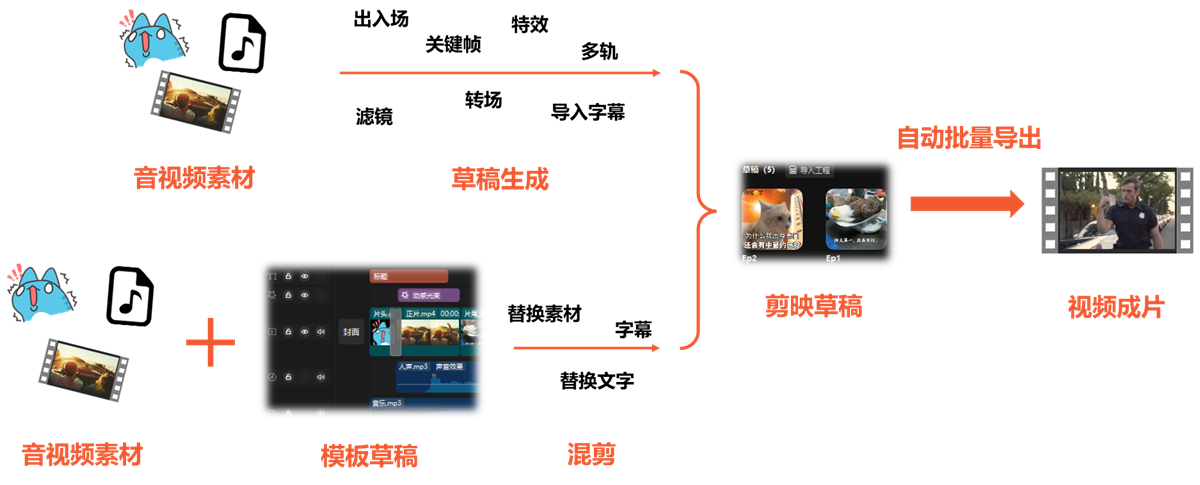
#> input picture assets/使用思路.jpg, 1200 x 485 px
$ python -i color_match.py   (imports and definitions only)
#> lines starting #> are read from the running program, lines starting #| are printed output that depends on the picture
### scripts/utils/__init__.py
"""skill 内部工具包。导入时让控制台输出不因编码崩溃。"""
import sys


def _safe_console():
    """
    Windows 控制台常是 cp1252 / GBK, print 里的 ✅ ⛔ 等字符会抛 UnicodeEncodeError, 让整个调用失败。
    这里把 stdout / stderr 改成「编码不了的字符用 ? 代替」, 不改变原来的编码。
    """
    for stream in (sys.stdout, sys.stderr):
        enc = (getattr(stream, "encoding", "") or "").lower().replace("-", "")
        if enc and enc != "utf8" and hasattr(stream, "reconfigure"):
            try:
                stream.reconfigure(errors="replace")
            except (ValueError, OSError):
                pass
#> in load_image, bgr is the input picture: shape (485, 1200, 3); mean B, G, R 226.4, 227.6, 231.2


_safe_console()

### scripts/color_match.py
"""
统一调色 (T13): 按参考帧 / 参考镜头, 把若干镜头匹配到同一色调。

    python color_match.py suggest --ref ref.jpg --shots a.mp4 b.mp4@3.5-8 c.png -o color_match.json
    python color_match.py suggest --analysis analysis.json --ref-shot 0 --lut-dir luts/ --json
    python color_match.py suggest --ref auto --shots a.mp4 b.mp4 c.mp4 --preview-dir preview/
    python color_match.py stats clip.mp4@0-3 --json

做法:
  1. 每个镜头抽几帧 (默认 5 帧, 缩到最长边 320), 统计 Lab 均值 / 标准差、亮度分位数 (p5 / p50 / p95)、
     色度 (饱和度)、灰世界白平衡 (R/G、B/G)。
  2. 用一个近似的「剪映调节」模型 (simulate_adjust) 把面板参数 色温 / 色调 / 饱和度 / 亮度 / 对比度 /
     高光 / 阴影 映射为 Lab 上的变化, 迭代拟合出让镜头统计量接近参考的面板数值 (-50~50, 与 set_adjust 一致)。
  3. 可选生成每段的 .cube LUT (Lab 均值 / 方差迁移, Reinhard 法), 配合 set_lut 使用 (比面板参数更精确)。

镜头写法: 图片路径 / 视频路径 / 视频路径@开始-结束 (秒)。--analysis 读 analyze_footage.py 的 analysis.json,
按 scenes (镜头切换时间点) 把主视频切成若干镜头。--ref auto: 选统计量最接近全体中位数的镜头做参考。

注意: 剪映的调节算法没有公开, simulate_adjust 是按面板方向和大致幅度做的近似模型 (见 MODEL_GAINS),
建议参数方向可靠, 幅度需在剪映里预览微调; 要求精确匹配时用 LUT 模式。
"""

import argparse
import json
import math
import os
import re
import sys
from typing import Dict, List, Optional, Sequence, Tuple

import numpy as np

sys.path.insert(0, os.path.dirname(os.path.abspath(__file__)))

from utils.cli_protocol import emit_result, make_result  # noqa: E402

IMAGE_EXTS = {".jpg", ".jpeg", ".png", ".webp", ".bmp", ".tif", ".tiff"}
MODEL_NAME = "jy_adjust_approx_v1"

# 近似模型: 面板数值每 1 格对应的 Lab 变化 (L 0~100, a/b 约 -128~127)
MODEL_GAINS = {
    "temperature": 0.45,  # 色温 +1 -> b (黄) +0.45; 正值偏暖, 负值偏冷 (蓝)
    "tone": 0.35,  # 色调 +1 -> a (洋红) +0.35; 正值偏洋红/紫, 负值偏绿
    "brightness": 0.4,  # 亮度 +1 -> L +0.4 (中间调最强, 两端递减)
    "contrast": 0.01,  # 对比度 +1 -> 以 L=50 为轴拉伸 1%
    "saturation": 0.02,  # 饱和度 +1 -> 色度 (a, b) 放大 2%; -50 为黑白
    "highlight": 0.3,  # 高光 +1 -> 亮部 L +0.3 (按亮度权重)
    "shadow": 0.3,  # 阴影 +1 -> 暗部 L +0.3 (按暗度权重)
}
# 面板名 <-> 英文 type (与 core/adjust_ops.ADJUST_ITEMS 一致)
PANEL_NAMES = {
    "temperature": "色温",
    "tone": "色调",
    "saturation": "饱和度",
    "brightness": "亮度",
    "contrast": "对比度",
    "highlight": "高光",
    "shadow": "阴影",
}
PARAM_KEYS = tuple(PANEL_NAMES)
PANEL_RANGE = (-50.0, 50.0)


# ------------------------------------------------------------------ 读帧
def _cv2():
    import cv2

    return cv2


def _resize_max(img: np.ndarray, max_side: int) -> np.ndarray:
#> called with max_side = 320
    h, w = img.shape[:2]
#> h = 485; w = 1200
    s = max(h, w)
#> s = 1200
    if max_side and s > max_side:
        k = max_side / s
#> k = 0.267
        img = _cv2().resize(img, (max(1, int(w * k)), max(1, int(h * k))), interpolation=3)
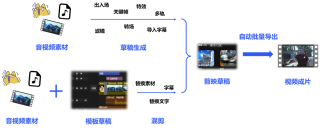
#> img: shape (129, 320, 3); mean of channels 0, 1, 2 231.2, 227.6, 226.4; drawn as B, G, R
    return img


def load_image(path: str, max_side: int = 320) -> np.ndarray:
    """读图片 -> RGB float32 (0~1)。用 imdecode 兼容中文路径。"""
    cv2 = _cv2()
    data = np.fromfile(path, dtype=np.uint8)
    bgr = cv2.imdecode(data, cv2.IMREAD_COLOR) if data.size else None
    if bgr is None:
        raise ValueError(f"读不到图片: {path}")
    return _resize_max(cv2.cvtColor(bgr, cv2.COLOR_BGR2RGB), max_side).astype(np.float32) / 255.0


def sample_frames(
    path: str,
    start: Optional[float] = None,
    end: Optional[float] = None,
    samples: int = 5,
    max_side: int = 320,
) -> List[np.ndarray]:
    """
    从图片或视频的 [start, end] (秒) 均匀抽 samples 帧, 返回 RGB float32 (0~1) 列表。
    图片直接返回 1 帧。避开首尾 10% (转场 / 黑场)。
    """
    if not os.path.isfile(path):
        raise FileNotFoundError(f"找不到素材: {path}")
    if os.path.splitext(path)[1].lower() in IMAGE_EXTS:
        return [load_image(path, max_side)]
    cv2 = _cv2()
    cap = cv2.VideoCapture(path)
    if not cap.isOpened():
        raise ValueError(f"打不开视频: {path}")
    try:
        fps = cap.get(cv2.CAP_PROP_FPS) or 25.0
        n = cap.get(cv2.CAP_PROP_FRAME_COUNT) or 0
        dur = n / fps if n > 0 else 0.0
        s = max(0.0, float(start or 0.0))
        e = float(end) if end is not None else (dur or s + 1.0)
        if dur:
            e = min(e, dur)
        if e <= s:
            e = s + 1.0 / fps
        span = e - s
        k = max(1, int(samples))
        times = [s + span * (0.1 + 0.8 * (i + 0.5) / k) for i in range(k)]
        frames = []
        for t in times:
            cap.set(cv2.CAP_PROP_POS_MSEC, t * 1000.0)
            ok, bgr = cap.read()
            if ok and bgr is not None:
                rgb = cv2.cvtColor(bgr, cv2.COLOR_BGR2RGB)
                frames.append(_resize_max(rgb, max_side).astype(np.float32) / 255.0)
        if not frames:  # 有的编码 seek 失败, 退回顺序读第一帧
            cap.set(cv2.CAP_PROP_POS_FRAMES, 0)
            ok, bgr = cap.read()
            if ok and bgr is not None:
                rgb = cv2.cvtColor(bgr, cv2.COLOR_BGR2RGB)
                frames.append(_resize_max(rgb, max_side).astype(np.float32) / 255.0)
    finally:
        cap.release()
    if not frames:
        raise ValueError(f"视频抽不到帧: {path}")
    return frames


# [122 lines left out: functions parse_shot_spec, shots_from_analysis, rgb_to_lab, lab_to_rgb, _pixels, lab_stats_from_lab and 3 more, not called in this run]


# ------------------------------------------------------------------ 近似调节模型
def _smoothstep(e0: float, e1: float, x: np.ndarray) -> np.ndarray:
    t = np.clip((x - e0) / (e1 - e0), 0, 1)
    return t * t * (3 - 2 * t)


# [30 lines left out: functions _norm_params, simulate_adjust_lab, not called in this run]


def simulate_adjust(rgb: np.ndarray, params: Optional[dict]) -> np.ndarray:
    """RGB (0~1) 上模拟 set_adjust 的效果, 用于预览和验证建议参数。"""
    return lab_to_rgb(simulate_adjust_lab(rgb_to_lab(rgb), params))


def _clamp(v: float) -> float:
    return float(min(PANEL_RANGE[1], max(PANEL_RANGE[0], v)))


# [383 lines left out: functions fit_adjust, suggest_adjust, transfer_lab, build_lut, write_cube, read_cube and 7 more, not called in this run]


# [2 lines not run here, left out]

>>> result = sample_frames('../assets/使用思路.jpg')
#> result = 1 item
